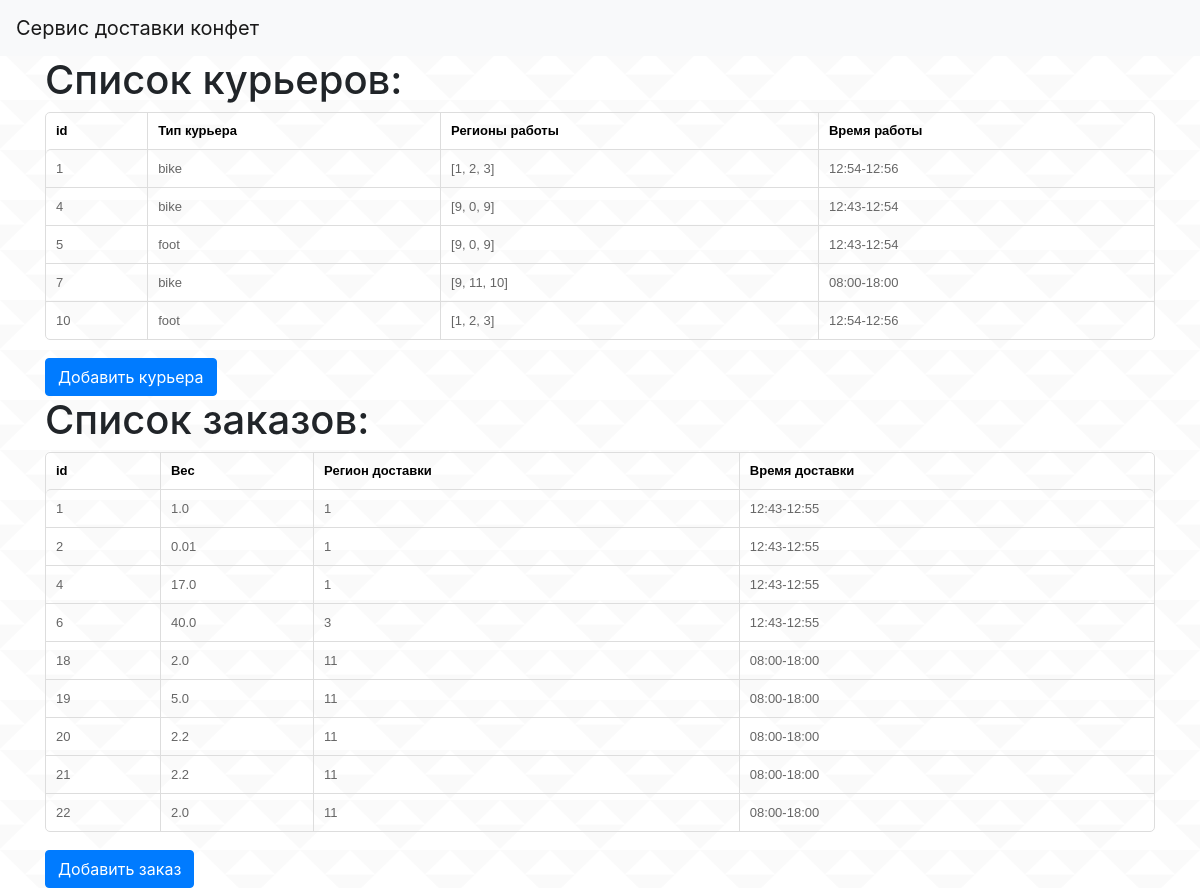
Before: / with the older database file.
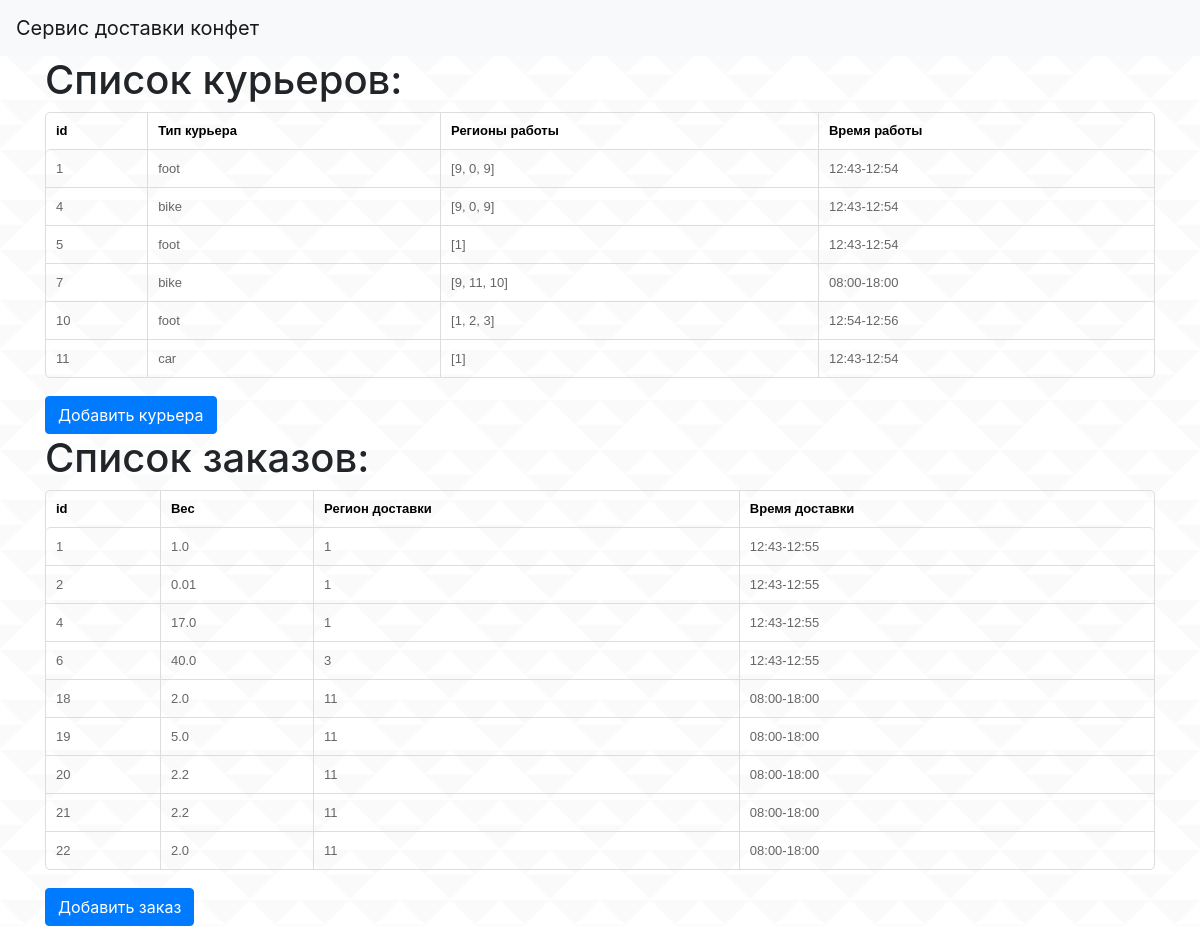
After: the same page with the newer database file.
### data/couriers.py (models this page shows, shortened)
class Couriers(SqlAlchemyBase, SerializerMixin):
    __tablename__ = 'couriers'
    courier_id = sqlalchemy.Column(sqlalchemy.Integer,
                                   primary_key=True, nullable=True, unique=True)
    courier_type = sqlalchemy.Column(sqlalchemy.String, nullable=True)  # Тип курьера
    regions = sqlalchemy.Column(sqlalchemy.JSON, nullable=True)  # Регионы доставки
    working_hours = sqlalchemy.Column(sqlalchemy.JSON, nullable=True)   # Часы работы
    orders_ids = sqlalchemy.Column(sqlalchemy.JSON, nullable=True)  # id активных заказов
    orders = orm.relation("Orders", back_populates='courier', foreign_keys='Orders.courier_id')
    complete_orders = orm.relation("Orders", back_populates='complete_by',
                                   foreign_keys='Orders.complete_by_id')
    delivery_count = sqlalchemy.Column(sqlalchemy.Integer, nullable=True)   # Кол-во выполненных развозов

### data/orders.py (models this page shows)
class Orders(SqlAlchemyBase, SerializerMixin):
    __tablename__ = 'orders'
    order_id = sqlalchemy.Column(sqlalchemy.Integer,
                                 primary_key=True, nullable=True, unique=True)
    weight = sqlalchemy.Column(sqlalchemy.Float, nullable=True)  # Вес заказа
    region = sqlalchemy.Column(sqlalchemy.Integer, nullable=True)   # Регион доставки заказа
    delivery_hours = sqlalchemy.Column(sqlalchemy.JSON, nullable=True)  # Время доставки
    is_available = sqlalchemy.Column(sqlalchemy.Boolean, nullable=True)  # Доступен ли заказ для выдачи курьера
    assign_time = sqlalchemy.Column(sqlalchemy.String, nullable=True)   # Время выдачи заказа
    complete_time = sqlalchemy.Column(sqlalchemy.String, nullable=True)  # Время выполнения заказа
    courier_id = sqlalchemy.Column(sqlalchemy.Integer,
                                   sqlalchemy.ForeignKey("couriers.courier_id"), nullable=True)
    courier = orm.relation('Couriers', foreign_keys=[courier_id])   # Курьер, которому выдали данный заказом
    complete_by_id = sqlalchemy.Column(sqlalchemy.Integer,
                                       sqlalchemy.ForeignKey("couriers.courier_id"), nullable=True)
    complete_by = orm.relation('Couriers', foreign_keys=[complete_by_id])   # Курьер, который выполнил данный заказ

### main.py (the view)
@app.route('/', methods=['GET'])
def main_pages():
    db_sess = db_session.create_session()  # Создание ссесии с БД
    return render_template('main_page.html', title='Главная страница', data=[db_sess.query(Couriers).all(),
                                                                             db_sess.query(Orders).all()])

### data/db_session.py (called while the page is built)
def create_session() -> Session:
    global __factory
    return __factory()

### templates/main_page.html (shortened to what this page needs)
{% extends "base.html" %}
{% block content %}
<h1>Список курьеров:</h1>
<table>
    <thead>
        <tr>
            <th>id</th>
            <th>Тип курьера</th>
            <th>Регионы работы</th>
            <th>Время работы</th>
        </tr>
    </thead>
    <tbody>
        {% for courier in data[0] %}
        <tr>
            <td><a href="/patch_couriers/{{courier.courier_id}}">{{courier.courier_id}}</a></td>
            <td><a href="/patch_couriers/{{courier.courier_id}}">{{courier.courier_type}}</a></td>
            <td><a href="/patch_couriers/{{courier.courier_id}}">{{courier.regions}}</a></td>
            <td><a href="/patch_couriers/{{courier.courier_id}}">{{' '.join(courier.working_hours)}}</a></td>
        </tr>
        {% endfor %}
    </tbody>
</table>
<a href="/post_couriers" class="btn btn-primary">Добавить курьера</a>
<h1>Список заказов:</h1>
<table>
    <thead>
        <tr>
            <th>id</th>
            <th>Вес</th>
            <th>Регион доставки</th>
            <th>Время доставки</th>
        </tr>
    </thead>
    <tbody>
        {% for order in data[1] %}
        <tr>
            <td><a href="/get_orders/{{order.order_id}}">{{order.order_id}}</a></td>
            <td><a href="/get_orders/{{order.order_id}}">{{order.weight}}</a></td>
            <td><a href="/get_orders/{{order.order_id}}">{{order.region}}</a></td>
            <td><a href="/get_orders/{{order.order_id}}">{{' '.join(order.delivery_hours)}}</a></td>
        </tr>
        {% endfor %}
    </tbody>
</table>
<a href="/post_orders" class="btn btn-primary">Добавить заказ</a>
{% endblock %}

### templates/base.html (shortened to what this page needs)
<!doctype html>
<html lang="en">
<head>
    <link rel="stylesheet"
          href="https://stackpath.bootstrapcdn.com/bootstrap/4.4.1/css/bootstrap.min.css"
>
    <link rel="stylesheet" type="text/css" href="{{ url_for('static', filename='css/style.css') }}">
</head>
<body>
<header>
    <nav class="navbar navbar-light bg-light">
        <a class="navbar-brand" href="/">Сервис доставки конфет</a>
    </nav>
</header>
<main role="main" class="container">
    {% block content %}{% endblock %}
</main>
</body>
</html>

### static/css/style.css (style rules this page uses)
body { margin: 0px; padding: 0; background: url(../images/triangle-mosaic.png); }
table { width: 100%; margin-bottom: 18px; padding: 0; font-size: 13px; border: 1px solid #dddddd; border-spacing: 0; border-collapse: separate; -webkit-border-radius: 5px; -moz-border-radius: 5px; border-radius: 5px; color: #666666; font-family: Arial; }
table th, table td { padding: 10px 10px 9px; line-height: 18px; text-align: left; }
table th { padding-top: 9px; font-weight: bold; vertical-align: middle; color: black; }
table td { vertical-align: top; border-top: 1px solid #ddd; }
table th+th,table td+td,table th+td { border-left: 1px solid #ddd; }
table thead tr:first-child th:first-child, table tbody tr:first-child td:first-child { -webkit-border-radius: 5px 0 0 0; -moz-border-radius: 5px 0 0 0; border-radius: 5px 0 0 0; }
table thead tr:first-child th:last-child, table tbody tr:first-child td:last-child { -webkit-border-radius: 0 5px 0 0; -moz-border-radius: 0 5px 0 0; border-radius: 0 5px 0 0; }
table tbody tr:last-child td:first-child { -webkit-border-radius: 0 0 0 5px; -moz-border-radius: 0 0 0 5px; border-radius: 0 0 0 5px; }
table tbody tr:last-child td:last-child { -webkit-border-radius: 0 0 5px 0; -moz-border-radius: 0 0 5px 0; border-radius: 0 0 5px 0; }
table tbody tr td a { display: block; width: 100%; height: 100%; }
a { color: #666666; text-decoration: none; }
button, a { сolor: white; }

Changed rows visible on the page:
changed Couriers id 1: courier_type "bike" → "foot"; regions "[1, 2, 3]" → "[9, 0, 9]"; working_hours "12:54-12:56" → "12:43-12:54"
changed Couriers id 5: regions "[9, 0, 9]" → "[1]"
added Couriers: courier_id "11", courier_type "car", regions "[1]", working_hours "12:43-12:54"
